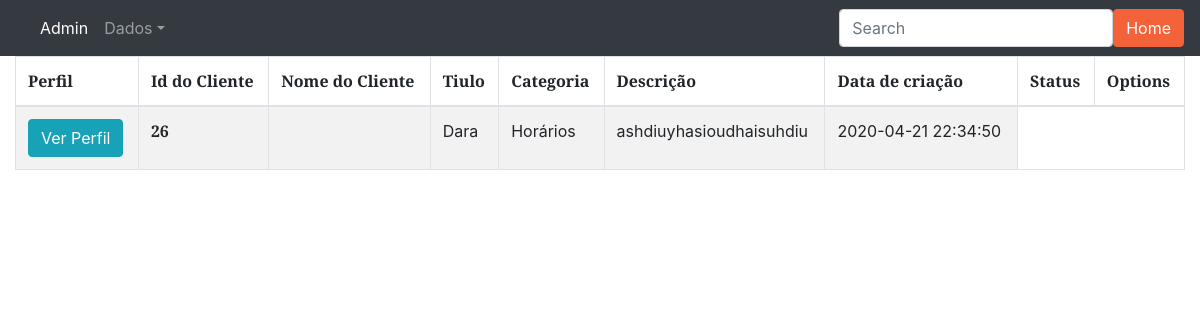
/admin/duvidas.php, run on an earlier commit of the app's database.
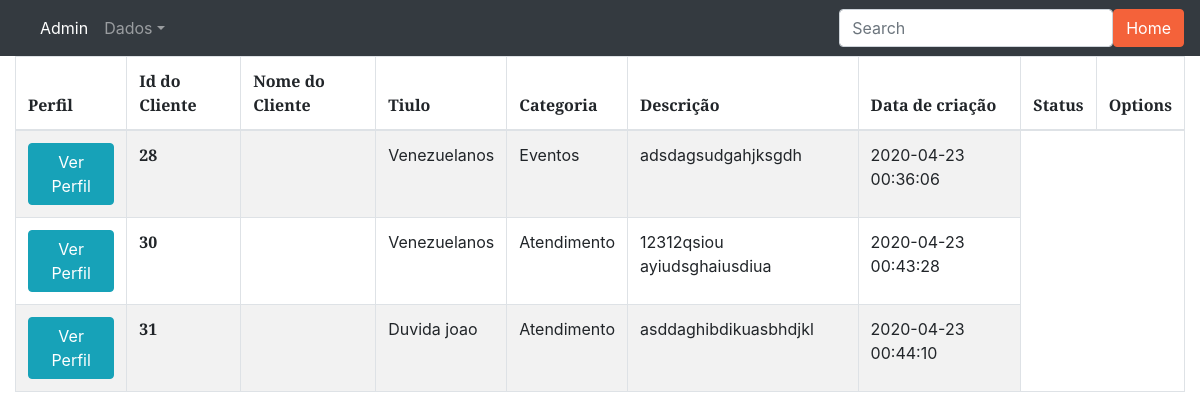
And on a later commit of the database.
### tables this page shows
CREATE TABLE `duvidas` (
  `id_duvida` int(11) NOT NULL,
  `id_user` int(11) NOT NULL,
  `username` tinytext NOT NULL,
  `titulo` tinytext NOT NULL,
  `categoria` tinytext NOT NULL,
  `descricao` longtext NOT NULL,
  `create_at` timestamp NOT NULL DEFAULT current_timestamp(),
  `update_at` timestamp NOT NULL DEFAULT current_timestamp() ON UPDATE current_timestamp()
);

### admin/duvidas.php (the view, shortened to what this page needs)
<?php
require '../includes/db.inc.php';
$sql = "SELECT * FROM duvidas ";
    $result = mysqli_query( $conn, $sql);
?>
<!DOCTYPE html>
<html lang="en">
    <head>
        <link href="https://cdnjs.cloudflare.com/ajax/libs/magnific-popup.js/1.1.0/magnific-popup.min.css" rel="stylesheet" />
        <link href="../assets/css/styles.css" rel="stylesheet" />
    </head>
    <?php include "../assets/content/navbar_admin.php" ?>
    <div class="container-fluid">
    <div class="row">
        <div class="col-md col-sm-6">
        <table class="table table-striped table-bordered">
            <thead>
                <tr>
                    <th>Perfil</th>
                    <th scope="col">Id do Cliente</th>
                    <th scope="col">Nome do Cliente</th>
                    <th scope="col">Tiulo</th>
                    <th scope="col">Categoria</th>
                    <th scope="col">Descrição</th>
                    <th scope="col">Data de criação</th>
                    <th scope="col">Status</th>
                    <th scope="col">Options</th>
                </tr>
            </thead>
            <tbody>
            <?php foreach($result as $row) :?>
                <tr>
                    <th> <a type="button" id="view-user-btn" name="view-user-btn" class="btn btn-info text-white" href="view_profile.php?&id=<?php echo $row['id_user'] ?>">Ver Perfil</a></th>
                    <th scope="row"><?= $row['id_duvida']?></th>
                    <td><?= $row['fname'] . $row['lname']?></td>
                    <td><?= $row['titulo']?></td>
                    <td><?= $row['categoria']?></td>
                    <td><?= $row['descricao']?></td>
                    <td><?= $row['create_at']?></td>
                <?php endforeach ?>
            </tbody>
        </table>
    </div>
    </div>
    </div>
    </body>
</html>

What changed in the data, as far as the page shows it:
removed duvidas: id_duvida "26", titulo "Dara", categoria "Horários", descricao "ashdiuyhasioudhaisuhdiu", create_at "2020-04-21 22:34:50"
added duvidas: id_duvida "28", titulo "Venezuelanos", categoria "Eventos", descricao "adsdagsudgahjksgdh", create_at "2020-04-23 00:36:06"
added duvidas: id_duvida "30", titulo "Venezuelanos", categoria "Atendimento", descricao "12312qsiou ayiudsghaiusdiua", create_at "2020-04-23 00:43:28"
added duvidas: id_duvida "31", titulo "Duvida joao", categoria "Atendimento", descricao "asddaghibdikuasbhdjkl", create_at "2020-04-23 00:44:10"
